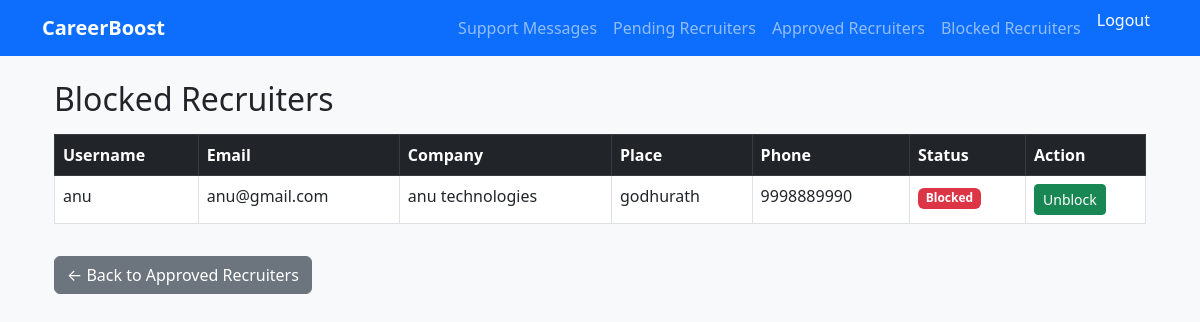
The app's page /accounts/recruiters/blocked/ (signed in) with its own data.
### accounts/models.py (models this page shows, shortened)
class RecruiterProfile(models.Model):
    STATUS_CHOICES = (
        ('pending', 'Pending'),
        ('approved', 'Approved'),
        ('rejected', 'Rejected'),
    )
    user = models.OneToOneField(settings.AUTH_USER_MODEL, on_delete=models.CASCADE)
    company_name = models.CharField(max_length=200)
    company_email = models.EmailField()
    phone_number = models.CharField(max_length=15)
    place = models.CharField(max_length=100)
    pincode = models.CharField(max_length=10)
    status = models.CharField(
        max_length=10,
        choices=STATUS_CHOICES,
        default='pending'
    )

class CustomUser(AbstractUser):
    ROLE_CHOICES = (
        ('ADMIN', 'Admin'),
        ('RECRUITER', 'Recruiter'),
        ('USER', 'User'),
    )
    role = models.CharField(
        max_length=20,
        choices=ROLE_CHOICES,
        default='USER'
    )
    is_approved = models.BooleanField(default=False)
    company_name = models.CharField(max_length=255, blank=True, null=True)
    company_email = models.EmailField(blank=True, null=True)
    company_website = models.URLField(blank=True, null=True)
    company_description = models.TextField(blank=True, null=True)

### accounts/views.py (the view)
@login_required
@user_passes_test(is_admin)
def blocked_recruiters(request):
    recruiters = RecruiterProfile.objects.filter(status="blocked")
    return render(
        request,
        "accounts/blocked_recruiters.html",
        {"recruiters": recruiters}
    )

### accounts/views.py (called while the page is built)
def is_admin(user):
    return user.is_superuser or getattr(user, "role", None) == "ADMIN"

### careerboost/templates/accounts/blocked_recruiters.html
{% extends "base.html" %}
{% block content %}
<div class="container mt-4">
    <h2 class="mb-3">Blocked Recruiters</h2>
    {% if recruiters %}
        <table class="table table-bordered table-hover">
            <thead class="table-dark">
                <tr>
                    <th>Username</th>
                    <th>Email</th>
                    <th>Company</th>
                    <th>Place</th>
                    <th>Phone</th>
                    <th>Status</th>
                    <th style="width: 120px;">Action</th>
                </tr>
            </thead>
            <tbody>
                {% for profile in recruiters %}
                <tr>
                    <td>{{ profile.user.username }}</td>
                    <td>{{ profile.user.email }}</td>
                    <td>{{ profile.company_name }}</td>
                    <td>{{ profile.place }}</td>
                    <td>{{ profile.phone_number|default:"—" }}</td>
                    <td>
                        <span class="badge bg-danger">Blocked</span>
                    </td>
                    <td>
                        <a href="{% url 'accounts:unblock_recruiter' profile.user.id %}"
                           class="btn btn-success btn-sm">
                            Unblock
                        </a>
                    </td>
                </tr>
                {% endfor %}
            </tbody>
        </table>
    {% else %}
        <div class="alert alert-info">
            No blocked recruiters found.
        </div>
    {% endif %}
    <a href="{% url 'accounts:approved_recruiters' %}"
       class="btn btn-secondary mt-3">
        ← Back to Approved Recruiters
    </a>
</div>
{% endblock %}

### careerboost/templates/base.html (style rules this page uses)
body { background-color: #f8f9fa; }

### records on screen
RecruiterProfile: user.username "anu", user.email "anu@gmail.com", company_name "anu technologies", place "godhurath", phone_number "9998889990"
